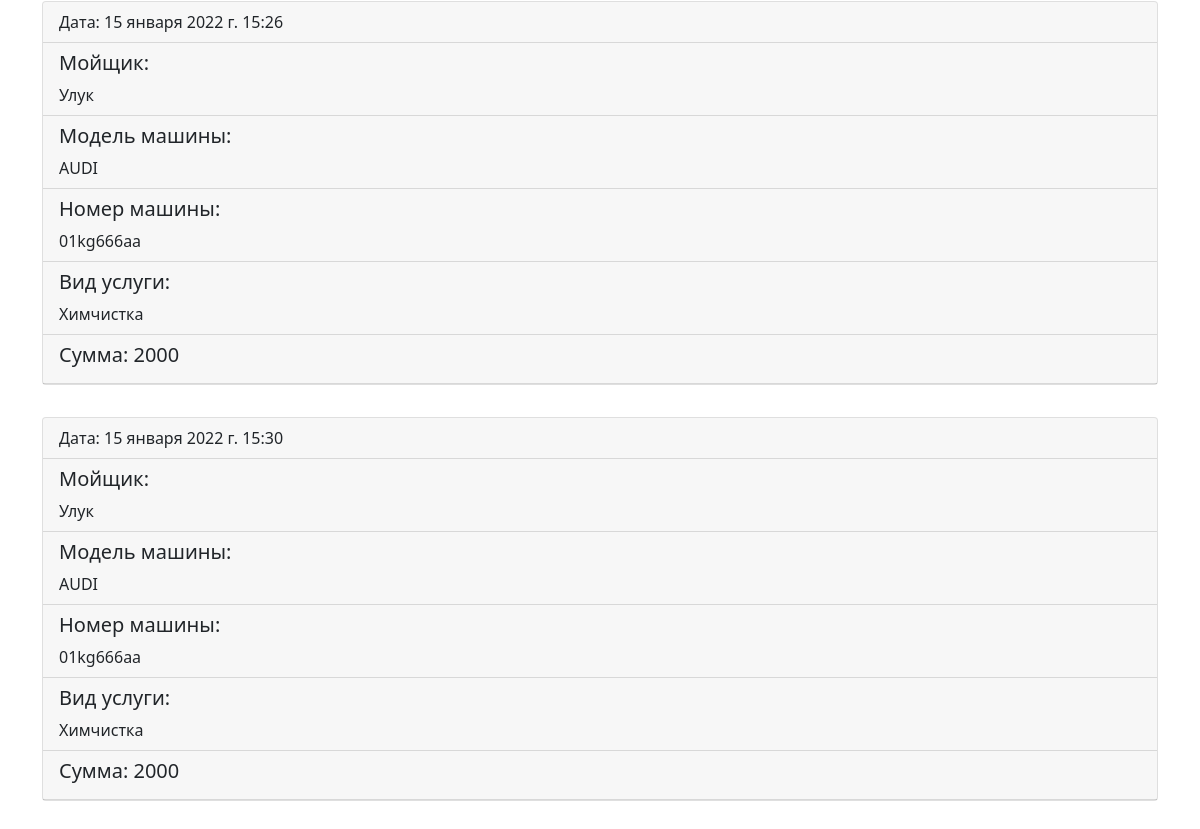
The page /reports/ (lower part) on the database as committed earlier.
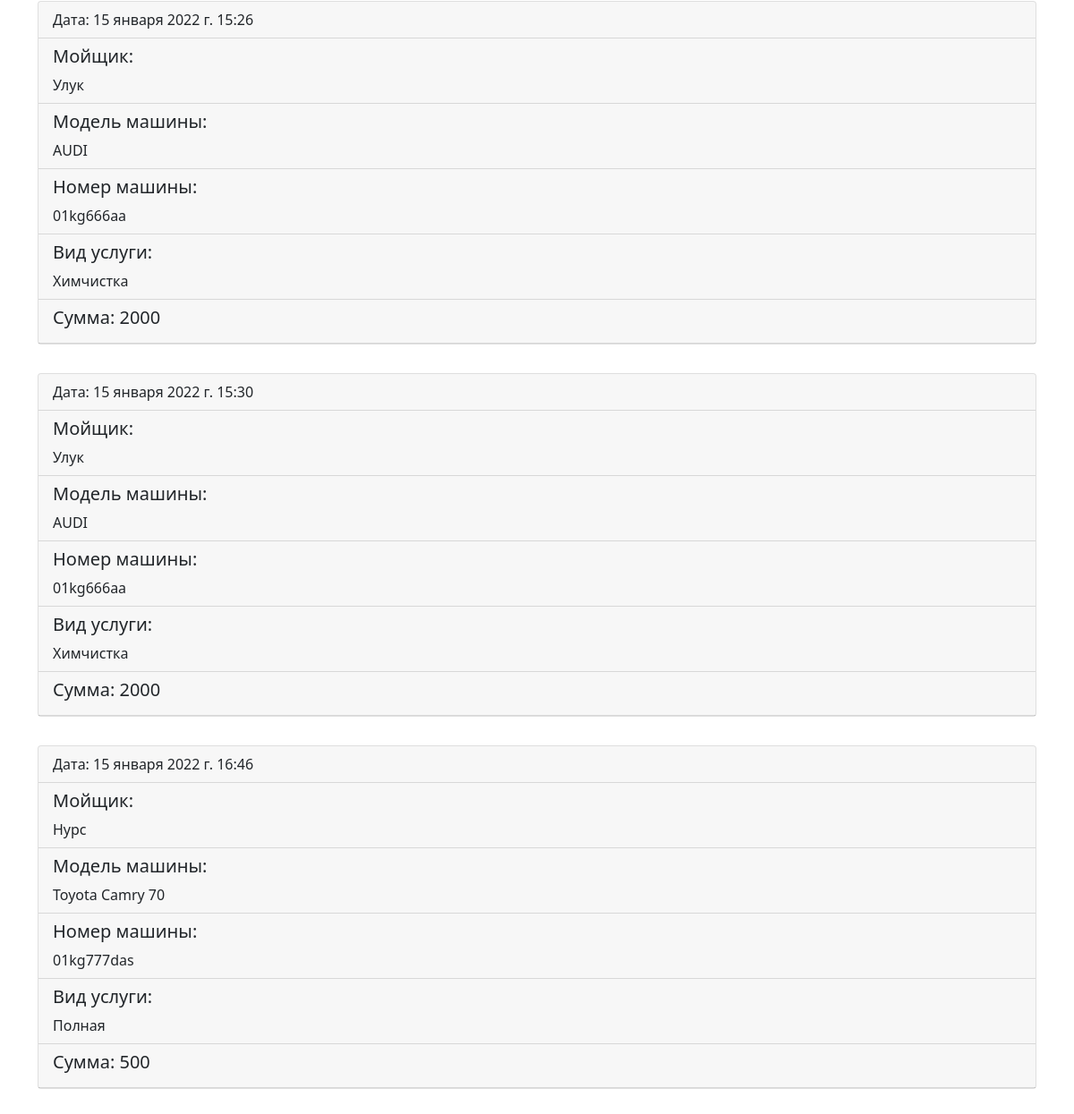
The same page on the database as committed later.
### service/models.py (models this page shows, shortened)
class Post(models.Model):
    title = models.CharField(max_length=255, verbose_name="Мойщик")
    model_car = models.CharField(max_length=255, verbose_name="Модель машины")
    number_car = models.CharField(max_length=255, verbose_name="Номер машины")
    service = models.CharField(max_length=255, verbose_name="Вид услуги")
    sum = models.CharField(max_length=255, verbose_name="Сумма")
    created = models.DateTimeField(auto_now=True)
    class Meta:
        verbose_name = "Данные авто"
        verbose_name_plural = "Добавить"

### service/views.py (the view)
# urls.py: path('reports/', report, name='reports'),
def report(request):
    reports = Post.objects.all()
    context = {'reports': reports}
    return render(request, 'Report.html', context)

### service/templates/Report.html (shortened to what this page needs)
{% extends "base.html" %}
{% load  static %}
{% block content %}
<div class="container">
    {% for report in reports %}
    <div style="margin-bottom:2rem;" class="card">
        <div class="card-header">
            <h7 class="card-title">Дата: {{report.created}}</h7>
        </div>
        <div class="card-header">
            <h5 class="card-title">Мойщик:</h5> {{report.title}}
        </div>
        <div class="card-header">
            <h5 class="card-title">Модель машины:</h5> {{report.model_car}}
        </div>
        <div class="card-header">
            <h5 class="card-title">Номер машины: </h5>{{report.number_car}}
        </div>
        <div class="card-header">
            <h5 class="card-title">Вид услуги: </h5>{{report.service}}
        </div>
        <div class="card-header">
            <h5 class="card-title">Сумма: {{report.sum}}</h5>
        </div>
     </div>
    {% endfor %}
{% endblock %}

Rows that differ between the two databases and show on the page:
added Post: created "15 января 2022 г. 16:46", title "Нурс", model_car "Toyota Camry 70", number_car "01kg777das", service "Полная", sum "500"
